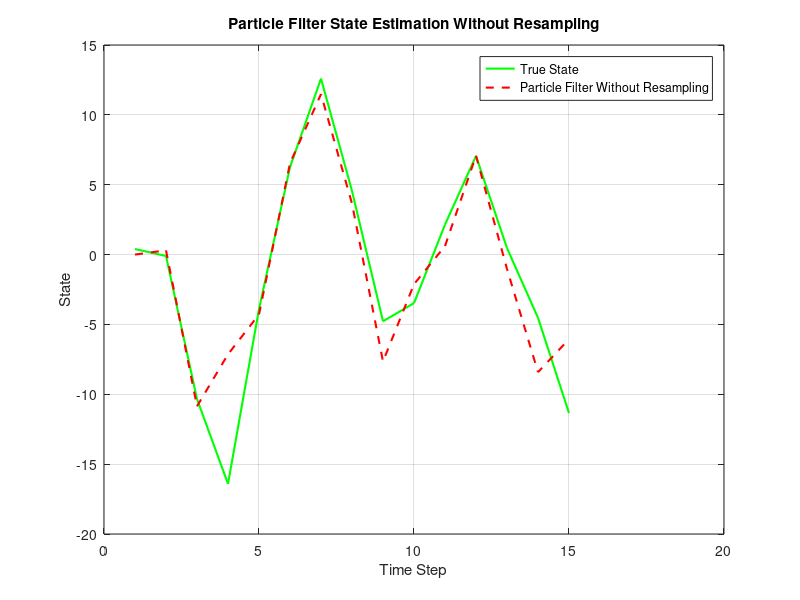

Write MATLAB code to recreate this figure.
% Parameters
N_particles = 1000; % Number of particles
N_steps = 15;
particles = zeros(N_particles, N_steps); % Particle matrix
weights = ones(N_particles, 1) / N_particles; % Initial weights
x_est_PF = zeros(1, N_steps); % State estimation

% Initial true state (given by data_generation.m)
x = randn(1);
w_std = sqrt(10);
v_std = sqrt(1);
alp = 1;
bet = 5;

% Generate measurements (same as data_generation.m)
y = zeros(1, N_steps);
for k = 1:N_steps
    w = randn(1) * w_std;
    x(k+1) = 0.5 * x(k) + bet * x(k) / (1 + x(k)^2) + 8 * cos(1.2 * k) + w;
    v = randn(1) * v_std;
    y(k) = alp * x(k) + x(k)^2 / 20 + v;
end
x = x(1:end-1);

% Initialization: Draw particles from prior N(0,1)
particles(:, 1) = randn(N_particles, 1);

% Particle Filter Loop without Resampling
for k = 2:N_steps
    % Prediction Step: Propagate particles using the system dynamics
    for i = 1:N_particles
        w = sqrt(10) * randn; % Process noise
        particles(i, k) = 0.5 * particles(i, k-1) + ...
                          bet * particles(i, k-1) / (1 + particles(i, k-1)^2) + ...
                          8 * cos(1.2 * k) + w;
    end
    
    % Update weights using measurement likelihood
    for i = 1:N_particles
        y_pred = alp * particles(i, k) + particles(i, k)^2 / 20; % Measurement model
        weights(i) = exp(-(y(k) - y_pred)^2 / (2 * v_std^2)); % Likelihood
    end
    
    % Normalize weights (no resampling)
    weights = weights / sum(weights);
    
    % State Estimation: Weighted mean of particles
    x_est_PF(k) = sum(weights .* particles(:, k));
end

% Plot Results
figure;
plot(1:N_steps, x, 'g', 'LineWidth', 1.5, 'DisplayName', 'True State');
hold on;
plot(1:N_steps, x_est_PF, 'r--', 'LineWidth', 1.5, 'DisplayName', 'Particle Filter Without Resampling');
legend;
title('Particle Filter State Estimation Without Resampling');
xlabel('Time Step');
ylabel('State');
grid on;
